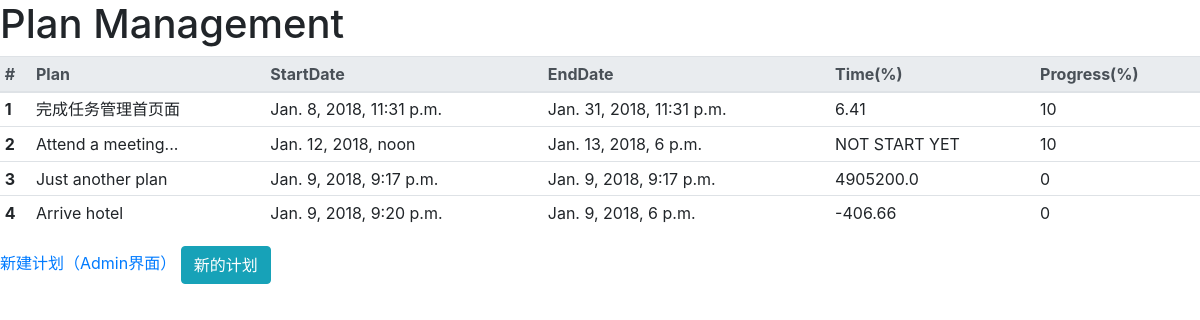
The app's page /plans/ with its own data.
### plans/models.py (models this page shows, shortened)
class Plan(models.Model):
    plan_text = models.CharField(max_length=200)
    category = models.CharField(max_length=50, blank=True)
    start_date = models.DateTimeField('plan to begin')
    end_date = models.DateTimeField('plan to end')
    progress = models.IntegerField(default=0)
    remark = models.CharField(max_length = 500, blank = True)
    def calc_date_percentage(self):
        date_span = self.end_date - self.start_date
        now = timezone.now()
        if now > self.start_date:
            pctg = (now - self.start_date) * 100 / date_span
            pctg = round(pctg, 2)
            return pctg
        else:
            return 'NOT START YET'

### plans/views.py (the view)
# urls.py: path('', views.IndexView.as_view(), name='index')
class IndexView(generic.ListView):
    template_name = "plans/index.html"
    context_object_name = "latest_plan_list"
    def get_queryset(self):
        return Plan.objects.all()

### plans/templates/plans/index.html (shortened to what this page needs)
<!doctype html>
<html lang="en">
<head>
    {% load static %}
    <link rel="stylesheet" href="{% static 'plans/bootstrap.min.css' %}">
</head>
<body>
    <h1>Plan Management</h1>
    <table class="table table-sm">
        <thead class="thead-light">
            <tr>
                <th scope="col">#</th>
                <th scope="col">Plan</th>
                <th scope="col">StartDate</th>
                <th scope="col">EndDate</th>
                <th scope="col">Time(%)</th>
                <th scope="col">Progress(%)</th>
            </tr>
        </thead>
        <tbody>
            {% for plan in latest_plan_list %}
            <tr>
                <th scope="row">{{plan.id}}</th>
                <td>{{plan.plan_text}}</td>
                <td>{{plan.start_date}}</td>
                <td>{{plan.end_date}}</td>
                <td>{{plan.calc_date_percentage}}</td>
                <td>{{plan.progress}}</td>
            </tr>
            {% endfor %}
        </tbody>
    </table>
<div>
    <a href="/admin/plans/plan/add/">新建计划（Admin界面）</a>
    <button class="btn btn-info">新的计划</button>
</div>
</body>
</html>

### records on screen
Plan: id "1", plan_text "完成任务管理首页面", start_date "Jan. 8, 2018, 11:31 p.m.", end_date "Jan. 31, 2018, 11:31 p.m.", calc_date_percentage "6.41", progress "10"
Plan: id "2", plan_text "Attend a meeting...", start_date "Jan. 12, 2018, noon", end_date "Jan. 13, 2018, 6 p.m.", calc_date_percentage "NOT START YET", progress "10"
Plan: id "3", plan_text "Just another plan", start_date "Jan. 9, 2018, 9:17 p.m.", end_date "Jan. 9, 2018, 9:17 p.m.", calc_date_percentage "4905200.0", progress "0"
Plan: id "4", plan_text "Arrive hotel", start_date "Jan. 9, 2018, 9:20 p.m.", end_date "Jan. 9, 2018, 6 p.m.", calc_date_percentage "-406.66", progress "0"
